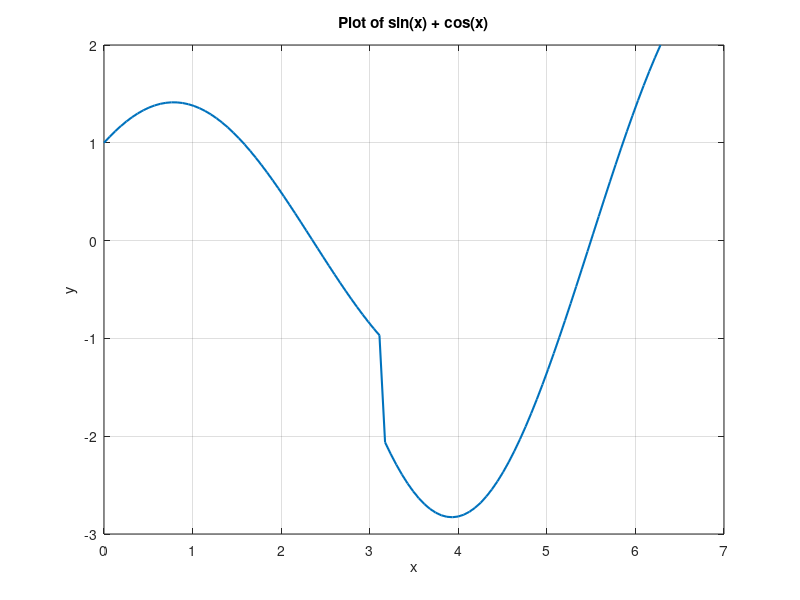

Recreate this plot in MATLAB.
% MATLAB code snippet to demonstrate functions, plotting, and control flow

function main()
    % Main function to demonstrate MATLAB functionality
    
    % Define an anonymous function
    f = @(x) sin(x) + cos(x);
    
    % Call a custom function and generate a plot
    x = linspace(0, 2*pi, 100);
    y = customFunction(x, f);
    
    % Plot the result
    figure;
    plot(x, y, 'LineWidth', 1.5);
    title('Plot of sin(x) + cos(x)');
    xlabel('x');
    ylabel('y');
    grid on;
end

function y = customFunction(x, func)
    % A custom function with a loop and a switch-case statement
    y = zeros(size(x));
    for i = 1:length(x)
        switch true
            case x(i) < pi
                y(i) = func(x(i)); % Apply the anonymous function
            case x(i) >= pi
                y(i) = func(x(i)) * 2; % Double the result for x >= pi
        end
    end
end

% Call the main function
main();